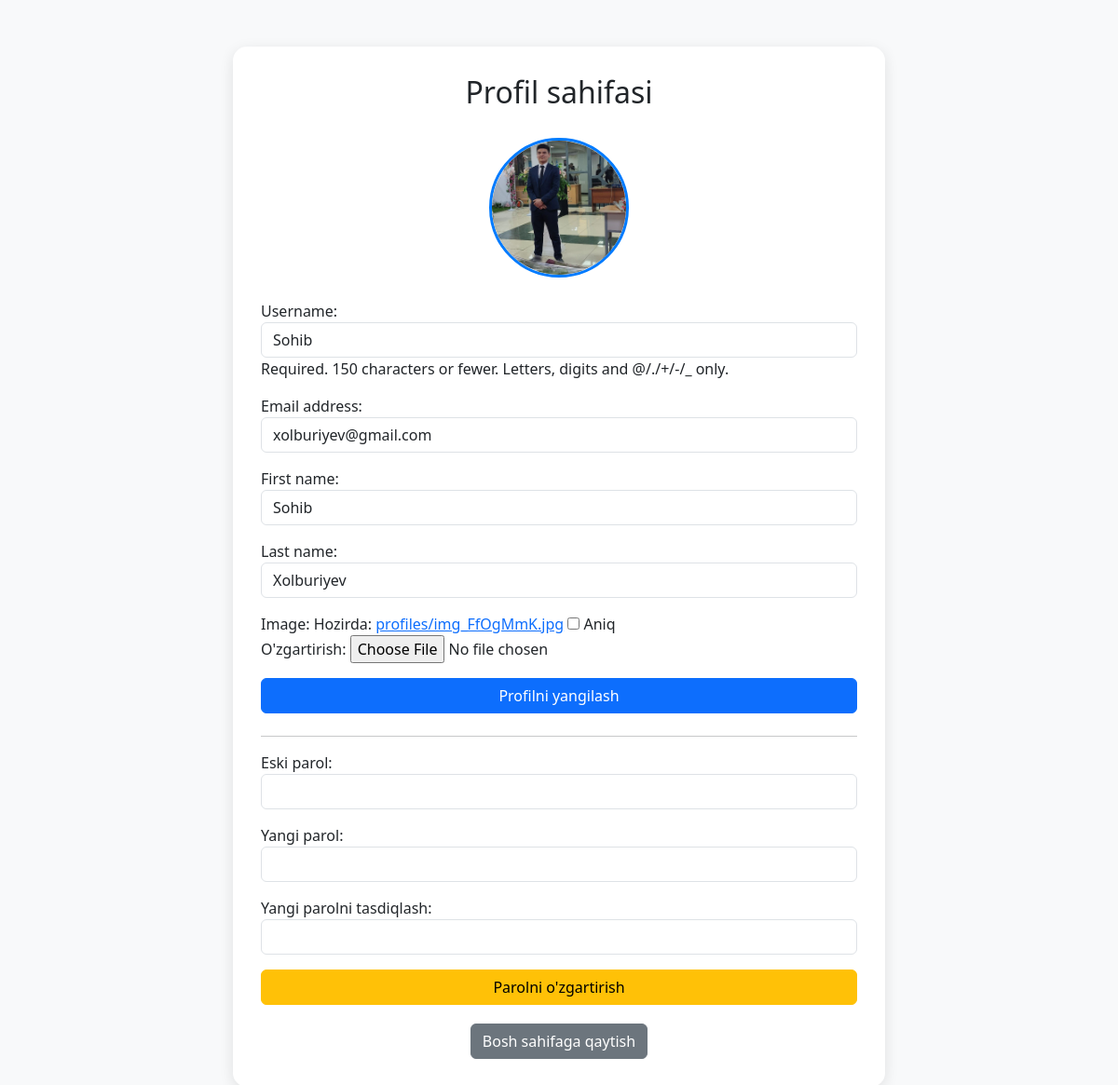
Screenshot of /profile/ (signed in) with the database file from the repository.
### users/models.py (models this page shows, shortened)
class CustomUser(AbstractUser):
    phone_number = models.CharField(max_length=20,null=True, blank=True)
    image = models.ImageField(upload_to='profiles/', null=True, blank=True)

### users/views.py (the view)
# urls.py: path("profile/",profile_view, name="profile"),
@login_required
def profile_view(request):
    user = request.user
    if request.method == "POST" and "update_profile" in request.POST:
        profile_form = ProfileForm(request.POST, request.FILES, instance=user)
        if profile_form.is_valid():
            profile_form.save()
            messages.success(request, _("Profil muvaffaqiyatli yangilandi"))
            return redirect("profile")
    else:
        profile_form = ProfileForm(instance=user)
    if request.method == "POST" and "change_password" in request.POST:
        password_form = CustomPasswordChangeForm(request.POST)
        if password_form.is_valid():
            old_pass = password_form.cleaned_data["old_password"]
            new_pass = password_form.cleaned_data["new_password"]
            confirm_pass = password_form.cleaned_data["confirm_password"]
            if not user.check_password(old_pass):
                messages.error(request, _("Eski parol noto‘g‘ri"))
            elif old_pass == new_pass:
                messages.error(request, _("Eski va yangi parol bir xil bo‘lishi mumkin emas"))
            elif new_pass != confirm_pass:
                messages.error(request, _("Yangi parol va tasdiqlash paroli mos kelmadi"))
            else:
                user.set_password(new_pass)
                user.save()
                update_session_auth_hash(request, user)
                messages.success(request, _("Parol muvaffaqiyatli o‘zgartirildi"))
                return redirect("profile")
    else:
        password_form = CustomPasswordChangeForm()
    context = {
        "profile_form": profile_form,
        "password_form": password_form,
        "user": user
    }
    return render(request, "accound/profile.html", context)

### users/forms.py
class ProfileForm(forms.ModelForm):
    class Meta:
        model = User
        fields = ["username", "email", "first_name", "last_name","image"]
        widgets = {
            "username": forms.TextInput(attrs={"class": "form-control"}),
            "email": forms.EmailInput(attrs={"class": "form-control"}),
            "first_name": forms.TextInput(attrs={"class": "form-control"}),
            "last_name": forms.TextInput(attrs={"class": "form-control"}),
        }

class CustomPasswordChangeForm(forms.Form):
    old_password = forms.CharField(widget=forms.PasswordInput(attrs={"class": "form-control"}), label=_("Eski parol"))
    new_password = forms.CharField(widget=forms.PasswordInput(attrs={"class": "form-control"}), label=_("Yangi parol"))
    confirm_password = forms.CharField(widget=forms.PasswordInput(attrs={"class": "form-control"}), label=_("Yangi parolni tasdiqlash"))

### finance/context_processors.py (called while the page is built)
def user_balance(request):
    if request.user.is_authenticated:
        balance, created = UserBalance.objects.get_or_create(user=request.user)
        umumiy = (balance.cash or 0) + (balance.card or 0) + (balance.dollar or 0) * 12300
        return {
            "balance": balance,
            "umumiy_balans": number_format(umumiy, use_l10n=True, decimal_pos=0),
        }
    return {}

### templates/accound/profile.html (shortened to what this page needs)
{% load i18n %}
<!DOCTYPE html>
<html lang="en">
<head>
    <link href="https://cdn.jsdelivr.net/npm/bootstrap@5.3.1/dist/css/bootstrap.min.css" rel="stylesheet">
</head>
<body>
<div class="profile-card">
    <h2>{% trans "Profil sahifasi" %}</h2>
    <div class="text-center mb-4">
        {% if user.image %}
            <img src="{{ user.image.url }}" alt="{% trans 'Profil rasmi' %}" class="profile-img">
        {% else %}
            <img src="https://via.placeholder.com/150" alt="{% trans 'Profil rasmi' %}" class="profile-img">
        {% endif %}
    </div>
    <form method="POST" enctype="multipart/form-data" class="mb-4">
        {{ profile_form.as_p }}
        <button type="submit" name="update_profile" class="btn btn-primary btn-block">{% trans "Profilni yangilash" %}</button>
    </form>
    <hr>
    <form method="POST">
        {{ password_form.as_p }}
        <button type="submit" name="change_password" class="btn btn-warning btn-block">{% trans "Parolni o'zgartirish" %}</button>
    </form>
    <div class="text-center back-btn">
        <a href="{% url 'dashboard' %}" class="btn btn-secondary">{% trans "Bosh sahifaga qaytish" %}</a>
    </div>
</div>
</body>
</html>

### templates/accound/profile.html (style rules this page uses)
body { background-color: #f8f9fa; }
.profile-card { max-width: 700px; margin: 50px auto; padding: 30px; background: #fff; border-radius: 15px; box-shadow: 0 4px 15px rgba(0,0,0,0.1); }
.profile-img { width: 150px; height: 150px; object-fit: cover; border-radius: 50%; border: 3px solid #007bff; }
h2 { text-align: center; margin-bottom: 30px; }
.btn-block { width: 100%; }
.back-btn { margin-top: 20px; }

### rows the page displays
CustomUser: image (picture), username "Sohib", email "xolburiyev@gmail.com", first_name "Sohib", last_name "Xolburiyev"
